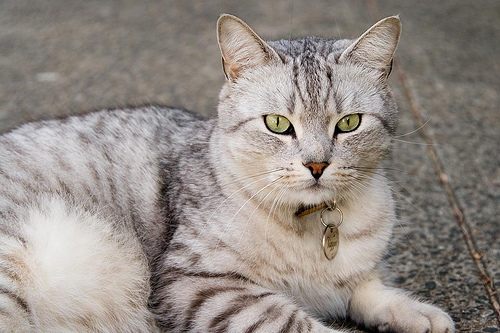
#> input picture cat images/00000001_024.jpg, 500 x 333 px; its folder holds 4 pictures in this run; the run also reads 2 pictures not shown here
$ python resize_images.py
#> lines starting #> are read from the running program, lines starting #| are printed output that depends on the picture
#!/usr/bin/env python3
"""
resize_images.py

Resize and recompress JPEG images to reduce file size while preserving quality.

Usage:
  python resize_images.py [input_dir] [--output OUT] [--max-dim N] [--quality Q] [--workers N] [--dry-run] [--inplace]

Default: scans `cat images`, writes resized copies to `cat images_resized`.
"""
from pathlib import Path
import argparse
import sys
from concurrent.futures import ThreadPoolExecutor, as_completed
from PIL import Image


def process_image(src: Path, dst: Path, max_dim: int, quality: int, dry_run: bool):
    try:
        if dry_run:
            return (src, None)
        dst.parent.mkdir(parents=True, exist_ok=True)
        with Image.open(src) as im:
            im = im.convert("RGB")
            # Resize preserving aspect ratio
            im.thumbnail((max_dim, max_dim), Image.LANCZOS)
            im.save(dst, format="JPEG", quality=quality, optimize=True, progressive=True)
        return (src, dst)
    except Exception as e:
        return (src, e)


def gather_images(path: Path):
    exts = (".jpg", ".jpeg", ".JPG", ".JPEG")
    return [p for p in path.rglob("*") if p.suffix in exts and p.is_file()]


def main():
    parser = argparse.ArgumentParser(description="Resize and recompress JPEG images")
    parser.add_argument("input", nargs="?", default="cat images",
                        help="Input directory (default: 'cat images')")
    parser.add_argument("--output", "-o", default="cat images_resized",
                        help="Output directory (default: 'cat images_resized')")
    parser.add_argument("--max-dim", type=int, default=1024,
                        help="Maximum width/height in pixels (default: 1024)")
    parser.add_argument("--quality", type=int, default=85,
                        help="JPEG quality 1-100 (default: 85)")
    parser.add_argument("--workers", type=int, default=8,
                        help="Number of worker threads (default: 8)")
    parser.add_argument("--dry-run", action="store_true", help="Show files that would be processed")
    parser.add_argument("--inplace", action="store_true", help="Overwrite originals instead of writing to output dir")
    args = parser.parse_args()

    input_dir = Path(args.input)
    if not input_dir.exists():
        print(f"Input directory not found: {input_dir}")
        return 1

    images = gather_images(input_dir)
    if not images:
        print("No JPEG images found.")
        return 0

    print(f"Found {len(images)} JPEG image(s) under '{input_dir}'")

    out_dir = Path(args.output) if not args.inplace else input_dir

    tasks = []
    with ThreadPoolExecutor(max_workers=args.workers) as exe:
        futures = {}
        for src in images:
            # Preserve relative structure
            rel = src.relative_to(input_dir)
            dst = out_dir / rel
            if args.inplace:
                dst = src
            futures[exe.submit(process_image, src, dst, args.max_dim, args.quality, args.dry_run)] = src
#> this loop made 4 passes
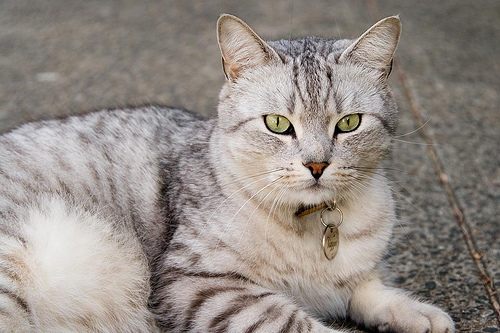
#> input picture cat images/00000001_024.jpg, 500 x 333 px
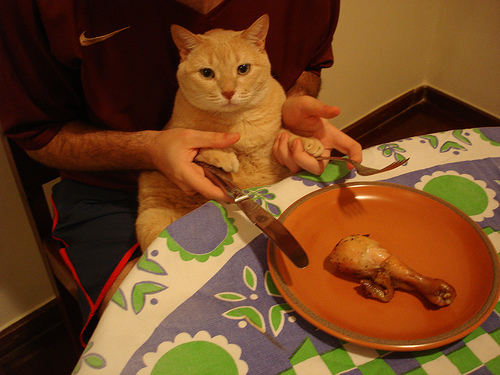
#> input picture cat images/00000025_004.jpg, 500 x 375 px
#> pass 3, in process_image (call 3), `with Image.open(src) as im:`:
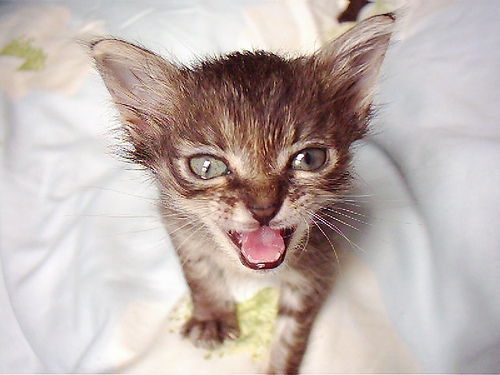
#> im: PIL image 500x375 RGB; mean R, G, B 192.4, 179.9, 175

        processed = 0
        errors = 0
        for fut in as_completed(futures):
            src, result = fut.result()
            if args.dry_run:
                print(f"Would process: {src}")
            else:
                if isinstance(result, Path):
                    processed += 1
                else:
                    errors += 1
                    print(f"Error processing {src}: {result}")

    if args.dry_run:
        print("Dry run complete. No files were changed.")
    else:
        print(f"Resizing complete. Processed: {processed}. Errors: {errors}.")

    return 0


if __name__ == "__main__":
    sys.exit(main())
#> (the program exits here)
